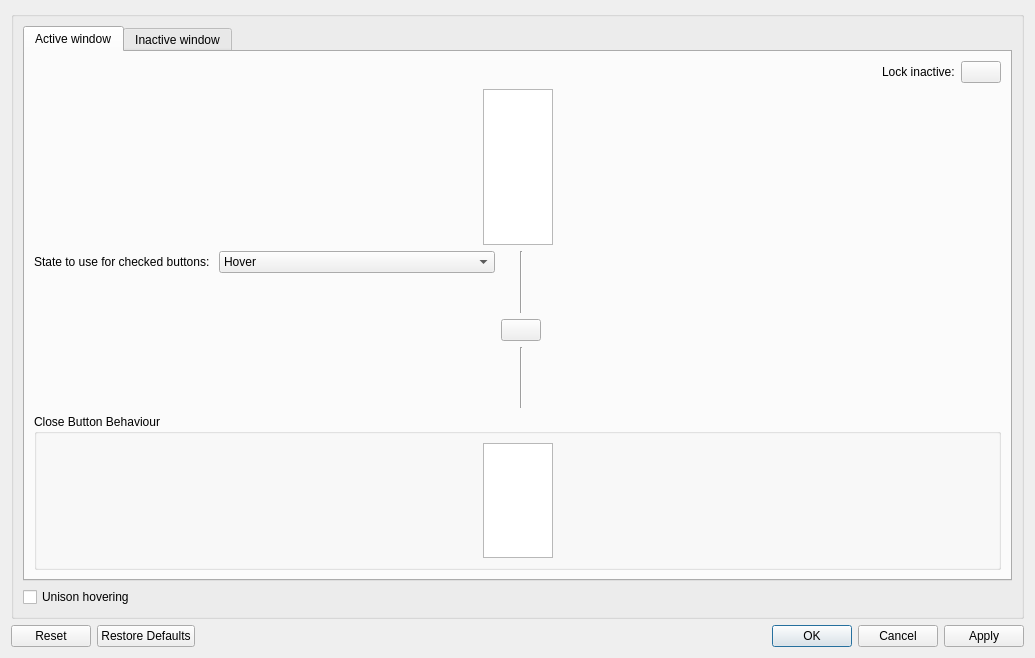
<?xml version="1.0" encoding="UTF-8"?>
<ui version="4.0">
 <class>ButtonBehaviour</class>
 <widget class="QDialog" name="ButtonBehaviour">
  <property name="geometry">
   <rect>
    <x>0</x>
    <y>0</y>
    <width>1035</width>
    <height>658</height>
   </rect>
  </property>
  <property name="windowTitle">
   <string>Dialog</string>
  </property>
  <layout class="QVBoxLayout" name="verticalLayout">
   <item>
    <widget class="QGroupBox" name="activeWindowGroupBox">
     <property name="title">
      <string/>
     </property>
     <layout class="QVBoxLayout" name="verticalLayout_2">
      <item>
       <widget class="QTabWidget" name="tabWidget">
        <property name="currentIndex">
         <number>0</number>
        </property>
        <widget class="QWidget" name="activeWindowButtonBehaviour">
         <attribute name="title">
          <string>Active window</string>
         </attribute>
         <layout class="QVBoxLayout" name="verticalLayout_3">
          <item>
           <layout class="QHBoxLayout" name="horizontalLayout_2">
            <item>
             <spacer name="horizontalSpacer_7">
              <property name="orientation">
               <enum>Qt::Orientation::Horizontal</enum>
              </property>
              <property name="sizeHint" stdset="0">
               <size>
                <width>40</width>
                <height>20</height>
               </size>
              </property>
             </spacer>
            </item>
            <item>
             <widget class="QLabel" name="label">
              <property name="text">
               <string>Lock inactive:</string>
              </property>
             </widget>
            </item>
            <item>
             <widget class="QPushButton" name="lockButtonBehaviourActive">
              <property name="sizePolicy">
               <sizepolicy hsizetype="Fixed" vsizetype="Fixed">
                <horstretch>0</horstretch>
                <verstretch>0</verstretch>
               </sizepolicy>
              </property>
              <property name="toolTip">
               <string>Lock to make the same changes to Active and Inactive button behaviours</string>
              </property>
              <property name="text">
               <string/>
              </property>
              <property name="checkable">
               <bool>true</bool>
              </property>
              <property name="checked">
               <bool>false</bool>
              </property>
             </widget>
            </item>
           </layout>
          </item>
          <item>
           <layout class="QGridLayout" name="gridLayout">
            <item row="0" column="1">
             <widget class="QTableWidget" name="buttonBehaviourTableActive">
              <property name="sizePolicy">
               <sizepolicy hsizetype="Preferred" vsizetype="MinimumExpanding">
                <horstretch>0</horstretch>
                <verstretch>0</verstretch>
               </sizepolicy>
              </property>
              <property name="verticalScrollBarPolicy">
               <enum>Qt::ScrollBarPolicy::ScrollBarAlwaysOff</enum>
              </property>
              <property name="horizontalScrollBarPolicy">
               <enum>Qt::ScrollBarPolicy::ScrollBarAlwaysOff</enum>
              </property>
              <property name="sizeAdjustPolicy">
               <enum>QAbstractScrollArea::SizeAdjustPolicy::AdjustToContentsOnFirstShow</enum>
              </property>
              <property name="autoScroll">
               <bool>true</bool>
              </property>
              <property name="autoScrollMargin">
               <number>16</number>
              </property>
              <property name="wordWrap">
               <bool>false</bool>
              </property>
              <property name="cornerButtonEnabled">
               <bool>false</bool>
              </property>
              <attribute name="horizontalHeaderCascadingSectionResizes">
               <bool>false</bool>
              </attribute>
              <attribute name="horizontalHeaderStretchLastSection">
               <bool>false</bool>
              </attribute>
              <attribute name="verticalHeaderCascadingSectionResizes">
               <bool>false</bool>
              </attribute>
              <attribute name="verticalHeaderShowSortIndicator" stdset="0">
               <bool>false</bool>
              </attribute>
              <attribute name="verticalHeaderStretchLastSection">
               <bool>false</bool>
              </attribute>
             </widget>
            </item>
            <item row="0" column="0">
             <spacer name="horizontalSpacer">
              <property name="orientation">
               <enum>Qt::Orientation::Horizontal</enum>
              </property>
              <property name="sizeHint" stdset="0">
               <size>
                <width>40</width>
                <height>20</height>
               </size>
              </property>
             </spacer>
            </item>
            <item row="0" column="2">
             <spacer name="horizontalSpacer_2">
              <property name="orientation">
               <enum>Qt::Orientation::Horizontal</enum>
              </property>
              <property name="sizeHint" stdset="0">
               <size>
                <width>40</width>
                <height>20</height>
               </size>
              </property>
             </spacer>
            </item>
           </layout>
          </item>
          <item>
           <layout class="QGridLayout" name="gridLayout_2">
            <item row="0" column="2">
             <widget class="Line" name="line">
              <property name="sizePolicy">
               <sizepolicy hsizetype="Fixed" vsizetype="Expanding">
                <horstretch>0</horstretch>
                <verstretch>0</verstretch>
               </sizepolicy>
              </property>
              <property name="lineWidth">
               <number>1</number>
              </property>
              <property name="orientation">
               <enum>Qt::Orientation::Vertical</enum>
              </property>
             </widget>
            </item>
            <item row="2" column="2">
             <widget class="Line" name="line_2">
              <property name="sizePolicy">
               <sizepolicy hsizetype="Fixed" vsizetype="Expanding">
                <horstretch>0</horstretch>
                <verstretch>0</verstretch>
               </sizepolicy>
              </property>
              <property name="orientation">
               <enum>Qt::Orientation::Vertical</enum>
              </property>
             </widget>
            </item>
            <item row="1" column="1" colspan="3">
             <widget class="QPushButton" name="lockCloseButtonBehaviourActive">
              <property name="toolTip">
               <string>Lock to make the same changes to Normal button and Close button behaviours</string>
              </property>
              <property name="text">
               <string/>
              </property>
              <property name="checkable">
               <bool>true</bool>
              </property>
             </widget>
            </item>
            <item row="1" column="4">
             <spacer name="horizontalSpacer_4">
              <property name="orientation">
               <enum>Qt::Orientation::Horizontal</enum>
              </property>
              <property name="sizeHint" stdset="0">
               <size>
                <width>40</width>
                <height>20</height>
               </size>
              </property>
             </spacer>
            </item>
            <item row="1" column="0">
             <spacer name="horizontalSpacer_3">
              <property name="orientation">
               <enum>Qt::Orientation::Horizontal</enum>
              </property>
              <property name="sizeHint" stdset="0">
               <size>
                <width>40</width>
                <height>20</height>
               </size>
              </property>
             </spacer>
            </item>
            <item row="0" column="0">
             <layout class="QFormLayout" name="formLayout">
              <item row="0" column="0">
               <widget class="QLabel" name="label_3">
                <property name="text">
                 <string>State to use for checked buttons: </string>
                </property>
                <property name="buddy">
                 <cstring>buttonStateCheckedActive</cstring>
                </property>
               </widget>
              </item>
              <item row="0" column="1">
               <widget class="QComboBox" name="buttonStateCheckedActive">
                <item>
                 <property name="text">
                  <string>Hover</string>
                 </property>
                </item>
                <item>
                 <property name="text">
                  <string>Press</string>
                 </property>
                </item>
               </widget>
              </item>
             </layout>
            </item>
            <item row="2" column="0">
             <spacer name="verticalSpacer_2">
              <property name="orientation">
               <enum>Qt::Orientation::Vertical</enum>
              </property>
              <property name="sizeType">
               <enum>QSizePolicy::Policy::Fixed</enum>
              </property>
              <property name="sizeHint" stdset="0">
               <size>
                <width>20</width>
                <height>32</height>
               </size>
              </property>
             </spacer>
            </item>
           </layout>
          </item>
          <item>
           <widget class="QGroupBox" name="groupBox">
            <property name="title">
             <string>Close Button Behaviour</string>
            </property>
            <property name="flat">
             <bool>true</bool>
            </property>
            <layout class="QVBoxLayout" name="verticalLayout_4">
             <item>
              <layout class="QGridLayout" name="gridLayout_3">
               <item row="0" column="1">
                <widget class="QTableWidget" name="closeButtonBehaviourTableActive">
                 <property name="sizePolicy">
                  <sizepolicy hsizetype="Preferred" vsizetype="MinimumExpanding">
                   <horstretch>0</horstretch>
                   <verstretch>0</verstretch>
                  </sizepolicy>
                 </property>
                 <property name="verticalScrollBarPolicy">
                  <enum>Qt::ScrollBarPolicy::ScrollBarAlwaysOff</enum>
                 </property>
                 <property name="horizontalScrollBarPolicy">
                  <enum>Qt::ScrollBarPolicy::ScrollBarAlwaysOff</enum>
                 </property>
                 <property name="sizeAdjustPolicy">
                  <enum>QAbstractScrollArea::SizeAdjustPolicy::AdjustToContents</enum>
                 </property>
                 <property name="autoScroll">
                  <bool>true</bool>
                 </property>
                 <property name="autoScrollMargin">
                  <number>16</number>
                 </property>
                 <property name="wordWrap">
                  <bool>false</bool>
                 </property>
                 <property name="cornerButtonEnabled">
                  <bool>false</bool>
                 </property>
                 <attribute name="horizontalHeaderCascadingSectionResizes">
                  <bool>false</bool>
                 </attribute>
                 <attribute name="horizontalHeaderDefaultSectionSize">
                  <number>100</number>
                 </attribute>
                 <attribute name="horizontalHeaderStretchLastSection">
                  <bool>false</bool>
                 </attribute>
                 <attribute name="verticalHeaderCascadingSectionResizes">
                  <bool>false</bool>
                 </attribute>
                 <attribute name="verticalHeaderShowSortIndicator" stdset="0">
                  <bool>false</bool>
                 </attribute>
                 <attribute name="verticalHeaderStretchLastSection">
                  <bool>false</bool>
                 </attribute>
                </widget>
               </item>
               <item row="0" column="0">
                <spacer name="horizontalSpacer_5">
                 <property name="orientation">
                  <enum>Qt::Orientation::Horizontal</enum>
                 </property>
                 <property name="sizeHint" stdset="0">
                  <size>
                   <width>40</width>
                   <height>20</height>
                  </size>
                 </property>
                </spacer>
               </item>
               <item row="0" column="2">
                <spacer name="horizontalSpacer_6">
                 <property name="orientation">
                  <enum>Qt::Orientation::Horizontal</enum>
                 </property>
                 <property name="sizeHint" stdset="0">
                  <size>
                   <width>40</width>
                   <height>20</height>
                  </size>
                 </property>
                </spacer>
               </item>
              </layout>
             </item>
            </layout>
           </widget>
          </item>
         </layout>
        </widget>
        <widget class="QWidget" name="tab_2">
         <attribute name="title">
          <string>Inactive window</string>
         </attribute>
         <layout class="QVBoxLayout" name="verticalLayout_6">
          <item>
           <layout class="QHBoxLayout" name="horizontalLayout_3">
            <item>
             <spacer name="horizontalSpacer_14">
              <property name="orientation">
               <enum>Qt::Orientation::Horizontal</enum>
              </property>
              <property name="sizeHint" stdset="0">
               <size>
                <width>40</width>
                <height>20</height>
               </size>
              </property>
             </spacer>
            </item>
            <item>
             <widget class="QLabel" name="label_2">
              <property name="text">
               <string>Lock active:</string>
              </property>
             </widget>
            </item>
            <item>
             <widget class="QPushButton" name="lockButtonBehaviourInactive">
              <property name="sizePolicy">
               <sizepolicy hsizetype="Fixed" vsizetype="Fixed">
                <horstretch>0</horstretch>
                <verstretch>0</verstretch>
               </sizepolicy>
              </property>
              <property name="toolTip">
               <string>Lock to make the same changes to Active and Inactive button behaviours</string>
              </property>
              <property name="text">
               <string/>
              </property>
              <property name="checkable">
               <bool>true</bool>
              </property>
              <property name="checked">
               <bool>false</bool>
              </property>
             </widget>
            </item>
           </layout>
          </item>
          <item>
           <layout class="QGridLayout" name="gridLayout_5">
            <item row="0" column="1">
             <widget class="QTableWidget" name="buttonBehaviourTableInactive">
              <property name="sizePolicy">
               <sizepolicy hsizetype="Preferred" vsizetype="Preferred">
                <horstretch>0</horstretch>
                <verstretch>0</verstretch>
               </sizepolicy>
              </property>
              <property name="verticalScrollBarPolicy">
               <enum>Qt::ScrollBarPolicy::ScrollBarAlwaysOff</enum>
              </property>
              <property name="horizontalScrollBarPolicy">
               <enum>Qt::ScrollBarPolicy::ScrollBarAlwaysOff</enum>
              </property>
              <property name="sizeAdjustPolicy">
               <enum>QAbstractScrollArea::SizeAdjustPolicy::AdjustToContentsOnFirstShow</enum>
              </property>
              <property name="autoScroll">
               <bool>true</bool>
              </property>
              <property name="autoScrollMargin">
               <number>16</number>
              </property>
              <property name="wordWrap">
               <bool>false</bool>
              </property>
              <property name="cornerButtonEnabled">
               <bool>false</bool>
              </property>
              <attribute name="horizontalHeaderCascadingSectionResizes">
               <bool>false</bool>
              </attribute>
              <attribute name="horizontalHeaderStretchLastSection">
               <bool>false</bool>
              </attribute>
              <attribute name="verticalHeaderCascadingSectionResizes">
               <bool>false</bool>
              </attribute>
              <attribute name="verticalHeaderShowSortIndicator" stdset="0">
               <bool>false</bool>
              </attribute>
              <attribute name="verticalHeaderStretchLastSection">
               <bool>false</bool>
              </attribute>
             </widget>
            </item>
            <item row="0" column="0">
             <spacer name="horizontalSpacer_10">
              <property name="orientation">
               <enum>Qt::Orientation::Horizontal</enum>
              </property>
              <property name="sizeHint" stdset="0">
               <size>
                <width>40</width>
                <height>20</height>
               </size>
              </property>
             </spacer>
            </item>
            <item row="0" column="2">
             <spacer name="horizontalSpacer_11">
              <property name="orientation">
               <enum>Qt::Orientation::Horizontal</enum>
              </property>
              <property name="sizeHint" stdset="0">
               <size>
                <width>40</width>
                <height>20</height>
               </size>
              </property>
             </spacer>
            </item>
           </layout>
          </item>
          <item>
           <layout class="QGridLayout" name="gridLayout_6">
            <item row="1" column="1" colspan="3">
             <widget class="QPushButton" name="lockCloseButtonBehaviourInactive">
              <property name="toolTip">
               <string>Lock to make the same changes to Normal button and Close button behaviours</string>
              </property>
              <property name="text">
               <string/>
              </property>
              <property name="checkable">
               <bool>true</bool>
              </property>
             </widget>
            </item>
            <item row="0" column="2">
             <widget class="Line" name="line_3">
              <property name="sizePolicy">
               <sizepolicy hsizetype="Fixed" vsizetype="Expanding">
                <horstretch>0</horstretch>
                <verstretch>0</verstretch>
               </sizepolicy>
              </property>
              <property name="lineWidth">
               <number>1</number>
              </property>
              <property name="orientation">
               <enum>Qt::Orientation::Vertical</enum>
              </property>
             </widget>
            </item>
            <item row="1" column="4">
             <spacer name="horizontalSpacer_12">
              <property name="orientation">
               <enum>Qt::Orientation::Horizontal</enum>
              </property>
              <property name="sizeHint" stdset="0">
               <size>
                <width>40</width>
                <height>20</height>
               </size>
              </property>
             </spacer>
            </item>
            <item row="2" column="2">
             <widget class="Line" name="line_4">
              <property name="sizePolicy">
               <sizepolicy hsizetype="Fixed" vsizetype="Expanding">
                <horstretch>0</horstretch>
                <verstretch>0</verstretch>
               </sizepolicy>
              </property>
              <property name="orientation">
               <enum>Qt::Orientation::Vertical</enum>
              </property>
             </widget>
            </item>
            <item row="1" column="0">
             <spacer name="horizontalSpacer_13">
              <property name="orientation">
               <enum>Qt::Orientation::Horizontal</enum>
              </property>
              <property name="sizeHint" stdset="0">
               <size>
                <width>40</width>
                <height>20</height>
               </size>
              </property>
             </spacer>
            </item>
            <item row="0" column="0">
             <layout class="QFormLayout" name="formLayout_2">
              <item row="0" column="0">
               <widget class="QLabel" name="label_4">
                <property name="text">
                 <string>State to use for checked buttons: </string>
                </property>
                <property name="buddy">
                 <cstring>buttonStateCheckedInactive</cstring>
                </property>
               </widget>
              </item>
              <item row="0" column="1">
               <widget class="QComboBox" name="buttonStateCheckedInactive">
                <item>
                 <property name="text">
                  <string>Hover</string>
                 </property>
                </item>
                <item>
                 <property name="text">
                  <string>Press</string>
                 </property>
                </item>
               </widget>
              </item>
             </layout>
            </item>
            <item row="2" column="0">
             <spacer name="verticalSpacer">
              <property name="orientation">
               <enum>Qt::Orientation::Vertical</enum>
              </property>
              <property name="sizeType">
               <enum>QSizePolicy::Policy::Fixed</enum>
              </property>
              <property name="sizeHint" stdset="0">
               <size>
                <width>20</width>
                <height>32</height>
               </size>
              </property>
             </spacer>
            </item>
           </layout>
          </item>
          <item>
           <widget class="QGroupBox" name="groupBox_2">
            <property name="title">
             <string>Close Button Behaviour</string>
            </property>
            <property name="flat">
             <bool>true</bool>
            </property>
            <layout class="QVBoxLayout" name="verticalLayout_5">
             <item>
              <layout class="QGridLayout" name="gridLayout_4">
               <item row="0" column="1">
                <widget class="QTableWidget" name="closeButtonBehaviourTableInactive">
                 <property name="sizePolicy">
                  <sizepolicy hsizetype="Preferred" vsizetype="Preferred">
                   <horstretch>0</horstretch>
                   <verstretch>0</verstretch>
                  </sizepolicy>
                 </property>
                 <property name="verticalScrollBarPolicy">
                  <enum>Qt::ScrollBarPolicy::ScrollBarAlwaysOff</enum>
                 </property>
                 <property name="horizontalScrollBarPolicy">
                  <enum>Qt::ScrollBarPolicy::ScrollBarAlwaysOff</enum>
                 </property>
                 <property name="sizeAdjustPolicy">
                  <enum>QAbstractScrollArea::SizeAdjustPolicy::AdjustToContents</enum>
                 </property>
                 <property name="autoScroll">
                  <bool>true</bool>
                 </property>
                 <property name="autoScrollMargin">
                  <number>16</number>
                 </property>
                 <property name="wordWrap">
                  <bool>false</bool>
                 </property>
                 <property name="cornerButtonEnabled">
                  <bool>false</bool>
                 </property>
                 <attribute name="horizontalHeaderCascadingSectionResizes">
                  <bool>false</bool>
                 </attribute>
                 <attribute name="horizontalHeaderDefaultSectionSize">
                  <number>100</number>
                 </attribute>
                 <attribute name="horizontalHeaderStretchLastSection">
                  <bool>false</bool>
                 </attribute>
                 <attribute name="verticalHeaderCascadingSectionResizes">
                  <bool>false</bool>
                 </attribute>
                 <attribute name="verticalHeaderShowSortIndicator" stdset="0">
                  <bool>false</bool>
                 </attribute>
                 <attribute name="verticalHeaderStretchLastSection">
                  <bool>false</bool>
                 </attribute>
                </widget>
               </item>
               <item row="0" column="0">
                <spacer name="horizontalSpacer_8">
                 <property name="orientation">
                  <enum>Qt::Orientation::Horizontal</enum>
                 </property>
                 <property name="sizeHint" stdset="0">
                  <size>
                   <width>40</width>
                   <height>20</height>
                  </size>
                 </property>
                </spacer>
               </item>
               <item row="0" column="2">
                <spacer name="horizontalSpacer_9">
                 <property name="orientation">
                  <enum>Qt::Orientation::Horizontal</enum>
                 </property>
                 <property name="sizeHint" stdset="0">
                  <size>
                   <width>40</width>
                   <height>20</height>
                  </size>
                 </property>
                </spacer>
               </item>
              </layout>
             </item>
            </layout>
           </widget>
          </item>
         </layout>
        </widget>
       </widget>
      </item>
      <item>
       <widget class="QCheckBox" name="unisonHovering">
        <property name="text">
         <string>Unison hovering</string>
        </property>
       </widget>
      </item>
     </layout>
    </widget>
   </item>
   <item>
    <widget class="QDialogButtonBox" name="buttonBox">
     <property name="orientation">
      <enum>Qt::Orientation::Horizontal</enum>
     </property>
     <property name="standardButtons">
      <set>QDialogButtonBox::StandardButton::Apply|QDialogButtonBox::StandardButton::Cancel|QDialogButtonBox::StandardButton::Ok|QDialogButtonBox::StandardButton::Reset|QDialogButtonBox::StandardButton::RestoreDefaults</set>
     </property>
    </widget>
   </item>
  </layout>
 </widget>
 <tabstops>
  <tabstop>tabWidget</tabstop>
  <tabstop>lockButtonBehaviourActive</tabstop>
  <tabstop>buttonBehaviourTableActive</tabstop>
  <tabstop>buttonStateCheckedActive</tabstop>
  <tabstop>lockCloseButtonBehaviourActive</tabstop>
  <tabstop>closeButtonBehaviourTableActive</tabstop>
  <tabstop>lockButtonBehaviourInactive</tabstop>
  <tabstop>buttonBehaviourTableInactive</tabstop>
  <tabstop>buttonStateCheckedInactive</tabstop>
  <tabstop>lockCloseButtonBehaviourInactive</tabstop>
  <tabstop>closeButtonBehaviourTableInactive</tabstop>
 </tabstops>
 <resources>
  <include location="klassydecoration_config.qrc"/>
 </resources>
 <connections>
  <connection>
   <sender>buttonBox</sender>
   <signal>accepted()</signal>
   <receiver>ButtonBehaviour</receiver>
   <slot>accept()</slot>
   <hints>
    <hint type="sourcelabel">
     <x>376</x>
     <y>617</y>
    </hint>
    <hint type="destinationlabel">
     <x>388</x>
     <y>154</y>
    </hint>
   </hints>
  </connection>
  <connection>
   <sender>buttonBox</sender>
   <signal>rejected()</signal>
   <receiver>ButtonBehaviour</receiver>
   <slot>reject()</slot>
   <hints>
    <hint type="sourcelabel">
     <x>536</x>
     <y>617</y>
    </hint>
    <hint type="destinationlabel">
     <x>577</x>
     <y>156</y>
    </hint>
   </hints>
  </connection>
 </connections>
</ui>
